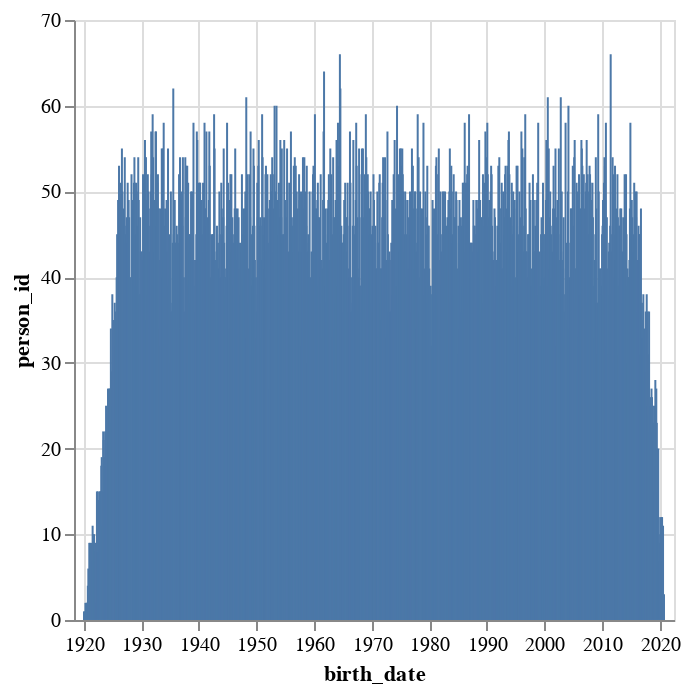

Notebook source saved alongside this figure:
### Code cell
alt.Chart(birth_dates_summary).mark_bar(size=1).encode(
    alt.X('birth_date:T', scale=alt.Scale(padding=5)),
    y='person_id:Q'
)

### Figure 1 — Vega-Lite specification as saved in the notebook (floating-point values rounded to 4 significant figures; data arrays with more than 128 entries replaced by an {"elided": "..."} marker saying what was removed)
{"config": {"view": {"continuousWidth": 300, "continuousHeight": 300}}, "data": {"name": "data-81b71373cf0586d2e4fa92f48f530443"}, "mark": {"type": "bar", "size": 1}, "encoding": {"x": {"field": "birth_date", "scale": {"padding": 5}, "type": "temporal"}, "y": {"field": "person_id", "type": "quantitative"}}, "$schema": "https://vega.github.io/schema/vega-lite/v5.20.1.json", "datasets": {"data-81b71373cf0586d2e4fa92f48f530443": {"elided": "1207 records"}}}
